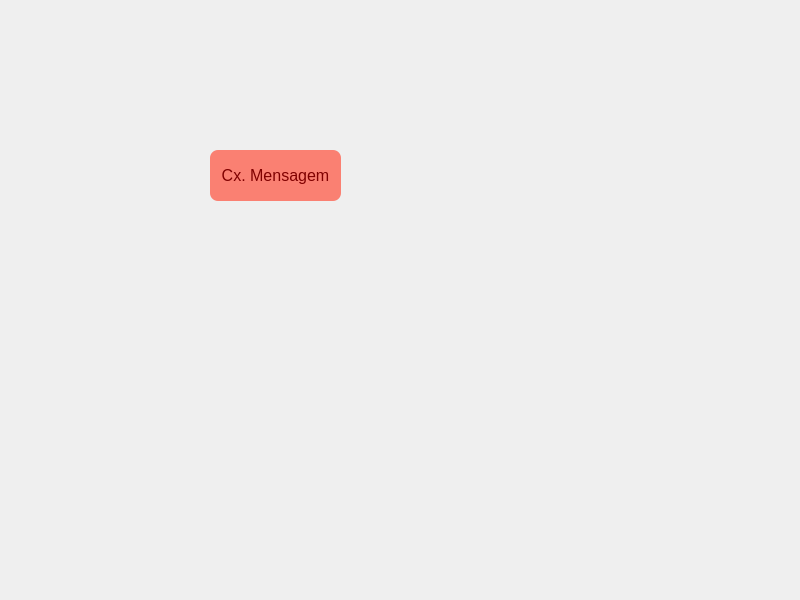
<?xml version="1.0" encoding="UTF-8"?>
<ui version="4.0">
 <class>MainWindow</class>
 <widget class="QMainWindow" name="MainWindow">
  <property name="geometry">
   <rect>
    <x>0</x>
    <y>0</y>
    <width>800</width>
    <height>600</height>
   </rect>
  </property>
  <property name="windowTitle">
   <string>MainWindow</string>
  </property>
  <property name="styleSheet">
   <string notr="true">border-radius: 8px;</string>
  </property>
  <widget class="QWidget" name="centralwidget">
   <widget class="QPushButton" name="pushButton">
    <property name="geometry">
     <rect>
      <x>210</x>
      <y>150</y>
      <width>131</width>
      <height>51</height>
     </rect>
    </property>
    <property name="font">
     <font>
      <pointsize>12</pointsize>
     </font>
    </property>
    <property name="styleSheet">
     <string notr="true">background-color:#FA8072;
border-radius: 8px;
color: #800000;</string>
    </property>
    <property name="text">
     <string>Cx. Mensagem</string>
    </property>
   </widget>
  </widget>
  <widget class="QMenuBar" name="menubar">
   <property name="geometry">
    <rect>
     <x>0</x>
     <y>0</y>
     <width>800</width>
     <height>21</height>
    </rect>
   </property>
  </widget>
  <widget class="QStatusBar" name="statusbar"/>
 </widget>
 <resources/>
 <connections/>
</ui>
